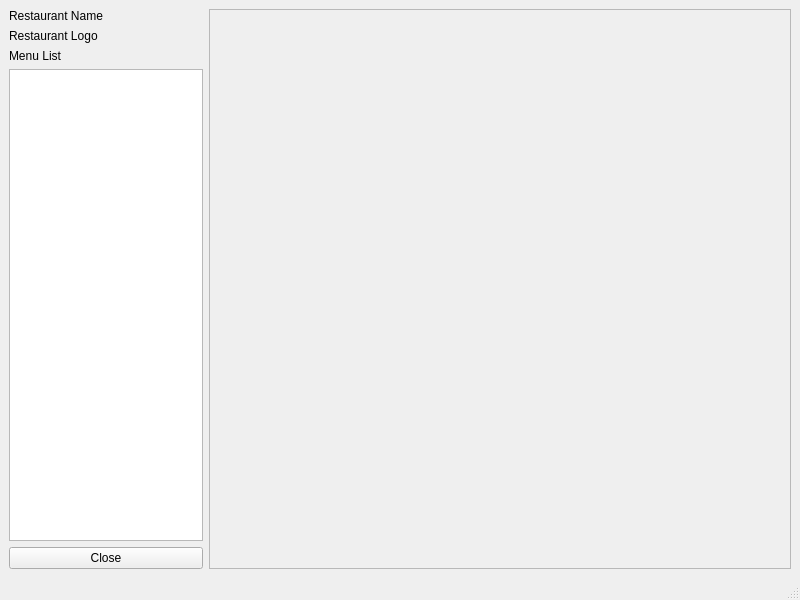
<?xml version="1.0" encoding="UTF-8"?>
<ui version="4.0">
 <class>InventoryWindow</class>
 <widget class="QMainWindow" name="InventoryWindow">
  <property name="geometry">
   <rect>
    <x>0</x>
    <y>0</y>
    <width>800</width>
    <height>600</height>
   </rect>
  </property>
  <property name="windowTitle">
   <string>MainWindow</string>
  </property>
  <widget class="QWidget" name="centralwidget">
   <layout class="QHBoxLayout" name="horizontalLayout" stretch="25,75">
    <item>
     <layout class="QVBoxLayout" name="verticalLayout">
      <item>
       <widget class="QLabel" name="RestaurantNameLabel">
        <property name="text">
         <string>Restaurant Name</string>
        </property>
       </widget>
      </item>
      <item>
       <widget class="QLabel" name="RestaurantLogoLabel">
        <property name="text">
         <string>Restaurant Logo</string>
        </property>
       </widget>
      </item>
      <item>
       <widget class="QLabel" name="MenuListLabel">
        <property name="text">
         <string>Menu List</string>
        </property>
       </widget>
      </item>
      <item>
       <widget class="QListWidget" name="CategoriesList"/>
      </item>
      <item>
       <widget class="QPushButton" name="SaveButton">
        <property name="text">
         <string>Close</string>
        </property>
       </widget>
      </item>
     </layout>
    </item>
    <item>
     <widget class="QScrollArea" name="scrollArea">
      <property name="widgetResizable">
       <bool>true</bool>
      </property>
      <widget class="QWidget" name="scrollAreaWidgetContents">
       <property name="geometry">
        <rect>
         <x>0</x>
         <y>0</y>
         <width>580</width>
         <height>537</height>
        </rect>
       </property>
       <layout class="QGridLayout" name="gridLayout"/>
      </widget>
     </widget>
    </item>
   </layout>
  </widget>
  <widget class="QMenuBar" name="menubar">
   <property name="geometry">
    <rect>
     <x>0</x>
     <y>0</y>
     <width>800</width>
     <height>21</height>
    </rect>
   </property>
  </widget>
  <widget class="QStatusBar" name="statusbar"/>
 </widget>
 <resources/>
 <connections/>
</ui>
